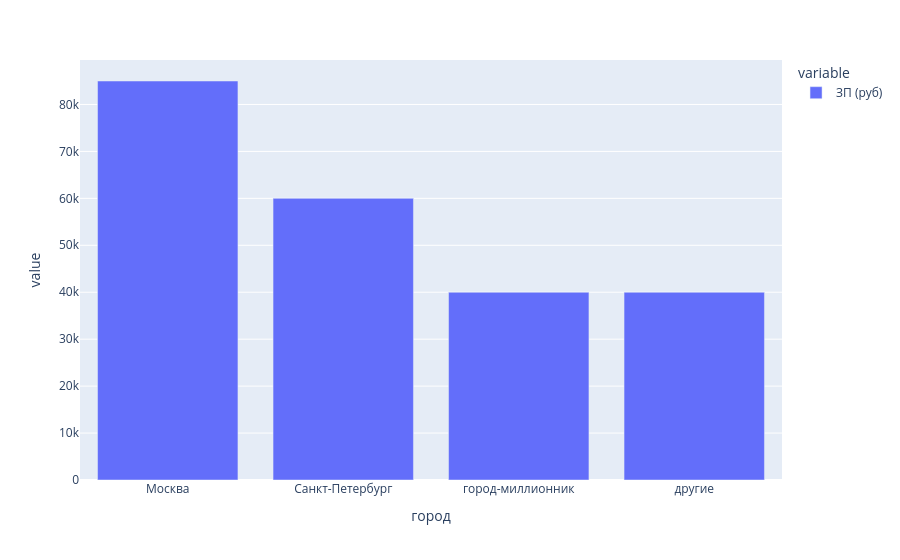

Notebook code for this chart:
### Markdown cell above
5. Постройте диаграмму, которая показывает распределение желаемой заработной платы (**"ЗП (руб)"**) в зависимости от города (**"Город"**). Используйте для диаграммы данные о резюме, где желая заработная плата меньше 1 млн рублей.
*Сделайте выводы по полученной диаграмме: как соотносятся медианные уровни желаемой заработной платы и их размах в городах? Как вы считаете, важен ли признак города при прогнозировании заработной платы?*

### Code cell
data_below_billion_gr_city = data_below_billion.groupby(by='город')['ЗП (руб)'].median()

gr6 = px.bar(
    data_below_billion_gr_city
)
gr6.show()

gr6.write_html('graphs/gr8.html')

### Figure 1 — Plotly figure (JSON) as saved in the notebook; plotly's stock layout.template omitted (floating-point values rounded to 4 significant figures)
{"data": [{"alignmentgroup": "True", "hovertemplate": "variable=ЗП (руб)<br>город=%{x}<br>value=%{y}<extra></extra>", "legendgroup": "ЗП (руб)", "marker": {"color": "#636efa", "pattern": {"shape": ""}}, "name": "ЗП (руб)", "offsetgroup": "ЗП (руб)", "orientation": "v", "showlegend": true, "textposition": "auto", "type": "bar", "x": ["Москва", "Санкт-Петербург", "город-миллионник", "другие"], "xaxis": "x", "y": [85000, 60000, 40000, 40000], "yaxis": "y"}], "layout": {"barmode": "relative", "legend": {"title": {"text": "variable"}, "tracegroupgap": 0}, "margin": {"t": 60}, "xaxis": {"anchor": "y", "domain": [0, 1], "title": {"text": "город"}}, "yaxis": {"anchor": "x", "domain": [0, 1], "title": {"text": "value"}}}}
